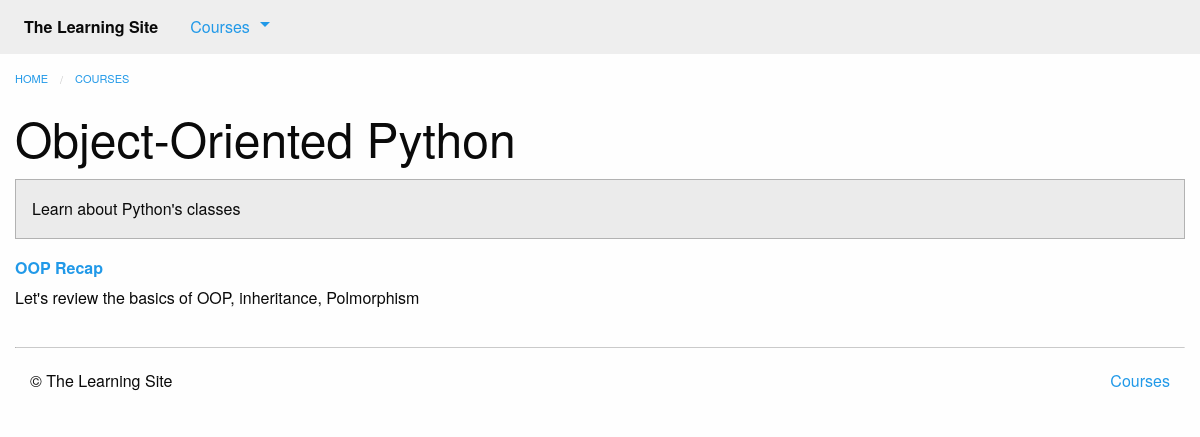
/courses/3, run on an earlier commit of the app's database.
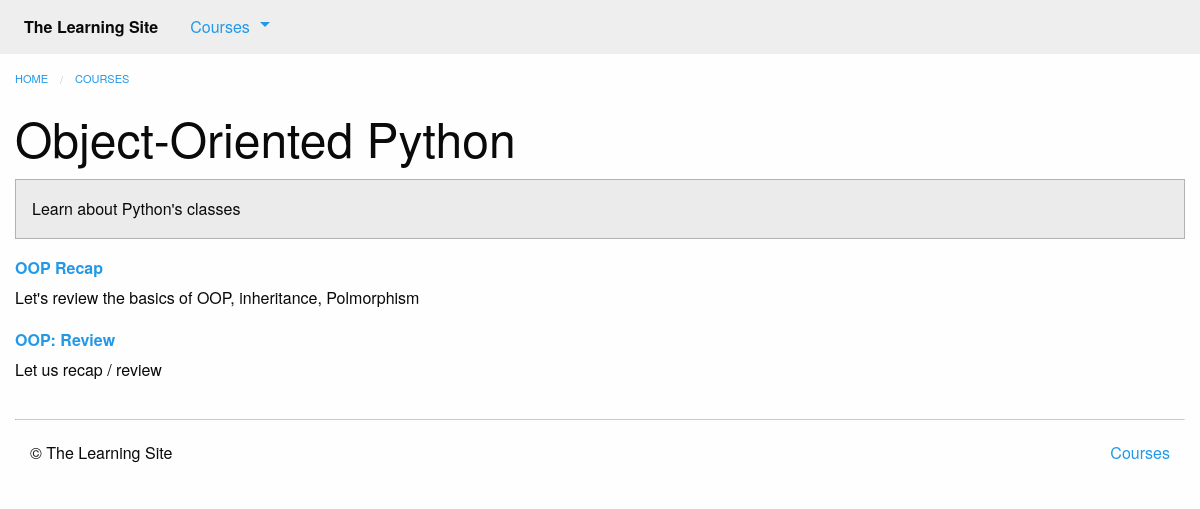
And on a later commit of the database.
### courses/models.py (models this page shows, shortened)
class Course(models.Model):
    created_at = models.DateTimeField(auto_now_add=True)
    title = models.CharField(max_length=255)
    description = models.TextField()

class Step(models.Model):
    title = models.CharField(max_length=255)
    description = models.TextField()
    order = models.IntegerField(default=0)
    course = models.ForeignKey(Course, on_delete=models.CASCADE)
    class Meta:
        abstract = True
        ordering = ['order', ]

class Quiz(Step):
    total_questions = models.IntegerField(default=4)
    class Meta:
        verbose_name_plural = "Quizzes"
    def get_absolute_url(self):
        return reverse('courses:quiz', kwargs={'course_pk': self.course_id, 'step_pk': self.id})

### courses/views.py (the view)
# urls.py: path('<int:pk>', views.course_detail, name='detail'),
def course_detail(request, pk):
    course = get_object_or_404(models.Course, pk=pk)
    steps = sorted(chain(course.text_set.all(), course.quiz_set.all()),
                   key=lambda step: step.order)
    return render(request, 'courses/course_detail.html', {
            'course': course,
            'steps': steps
        })

### courses/templatetags/course_extras.py (called while the page is built)
@register.inclusion_tag('courses/course_nav.html')
def nav_courses_list():
    courses = Course.objects.all()[:5]
    return {'courses': courses}

@register.filter('markdown_to_html')
def markdown_to_html(markdown_text):
    html_body = markdown2.markdown(markdown_text)
    return mark_safe(html_body)

### courses/templates/courses/course_detail.html (shortened to what this page needs)
{% extends "courses/layout.html" %}
{% load course_extras %}
{% block content %}
    <div class="row columns">
        {{ block.super }}
        <article>
            <h1 class="">{{ course.title }}</h1>
            <div class="callout secondary">
                {{ course.description|markdown_to_html }}
            </div>
            <dl>
                {% for step in steps %}
                    <dt>
                        <a href="{{ step.get_absolute_url }}">{{ step.title }}</a>
                    </dt>
                    <dd>{{ step.description|markdown_to_html }}</dd>
                {% endfor %}
            </dl>
        </article>
    </div>
{% endblock %}

### courses/templates/courses/layout.html (shortened to what this page needs)
{% extends "layout.html" %}
{% block content %}
    <ul class="breadcrumbs">
        <li><a href="{% url 'home' %}">Home</a></li>
        <li><a href="{% url 'courses:list' %}">Courses</a></li>
    </ul>
{% endblock %}

### templates/layout.html (shortened to what this page needs)
<!doctype html>
{% load static from staticfiles %}
{% load course_extras %}
<html class="no-js" lang="en">
    <head>
        <link rel="stylesheet" href="{% static 'css/foundation.min.css' %}">
        <link rel="stylesheet" href="{% static 'css/layout.css' %}">
    </head>
    <body>
        <nav class="top-bar" role="navigation">
            <section class="top-bar-left">
                <ul class="dropdown menu" data-dropdown-menu role="menubar">
                    <li class="menu-text">The Learning Site</li>
                    <li class="has-submenu">
                        <a href="#">Courses</a>
                    </li>
                </ul>
            </section>
        </nav>
        {% block content %}{% endblock %}
        <footer class="row columns">
            <hr/>
            <div class="small-6 columns">
                <p>&copy; The Learning Site</p>
            </div>
            <div class="small-6 columns">
                <ul class="inline-list no-bullet float-right">
                    <li><a href="{% url 'courses:list' %}">Courses</a></li>
                </ul>
            </div>
        </footer>
    </body>
</html>

### assets/css/layout.css (style rules this page uses)
.top-bar { margin-bottom: 1rem; }

What changed in the data, as far as the page shows it:
added Quiz: title "OOP: Review", description "Let us recap / review"
